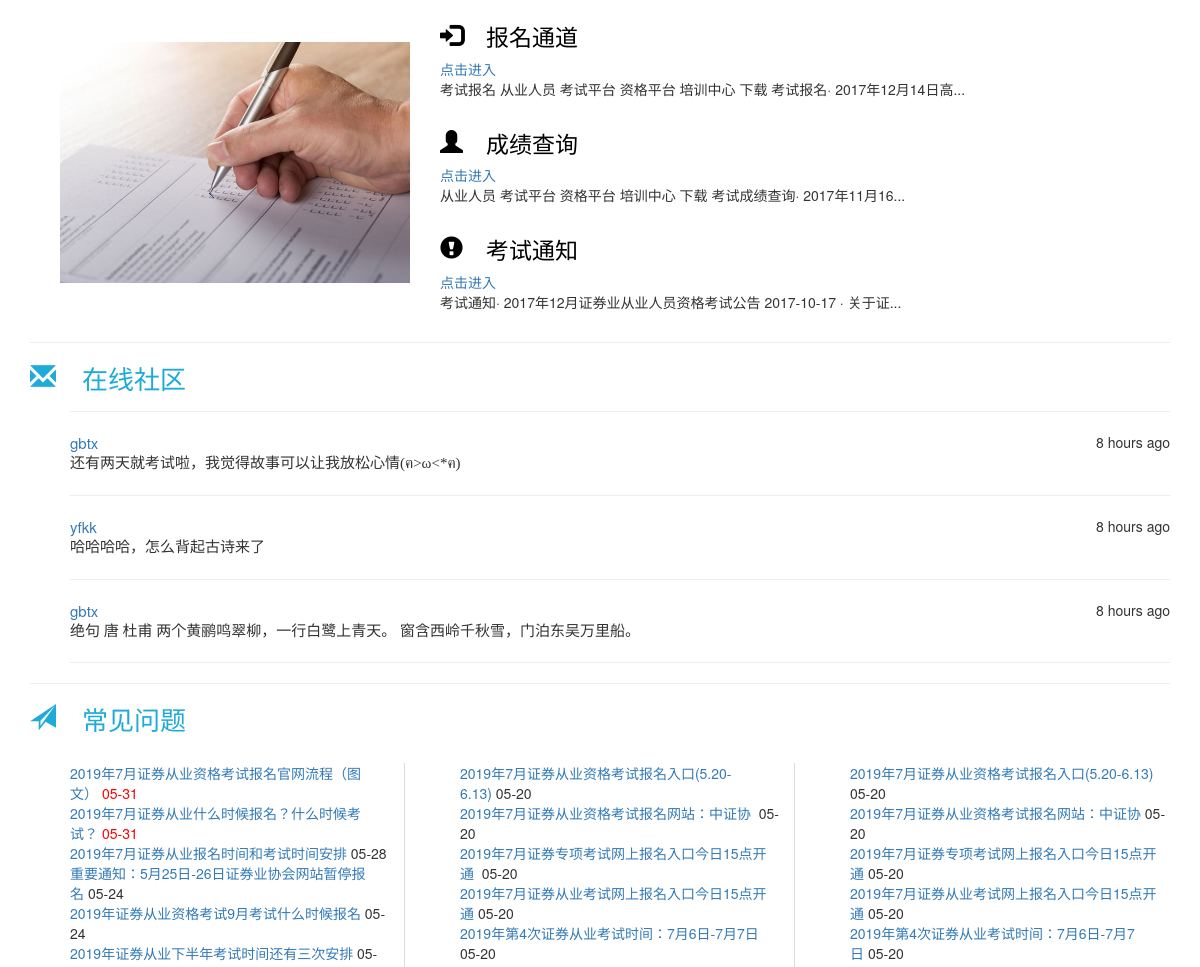
Before: / (middle part) with the older database file.
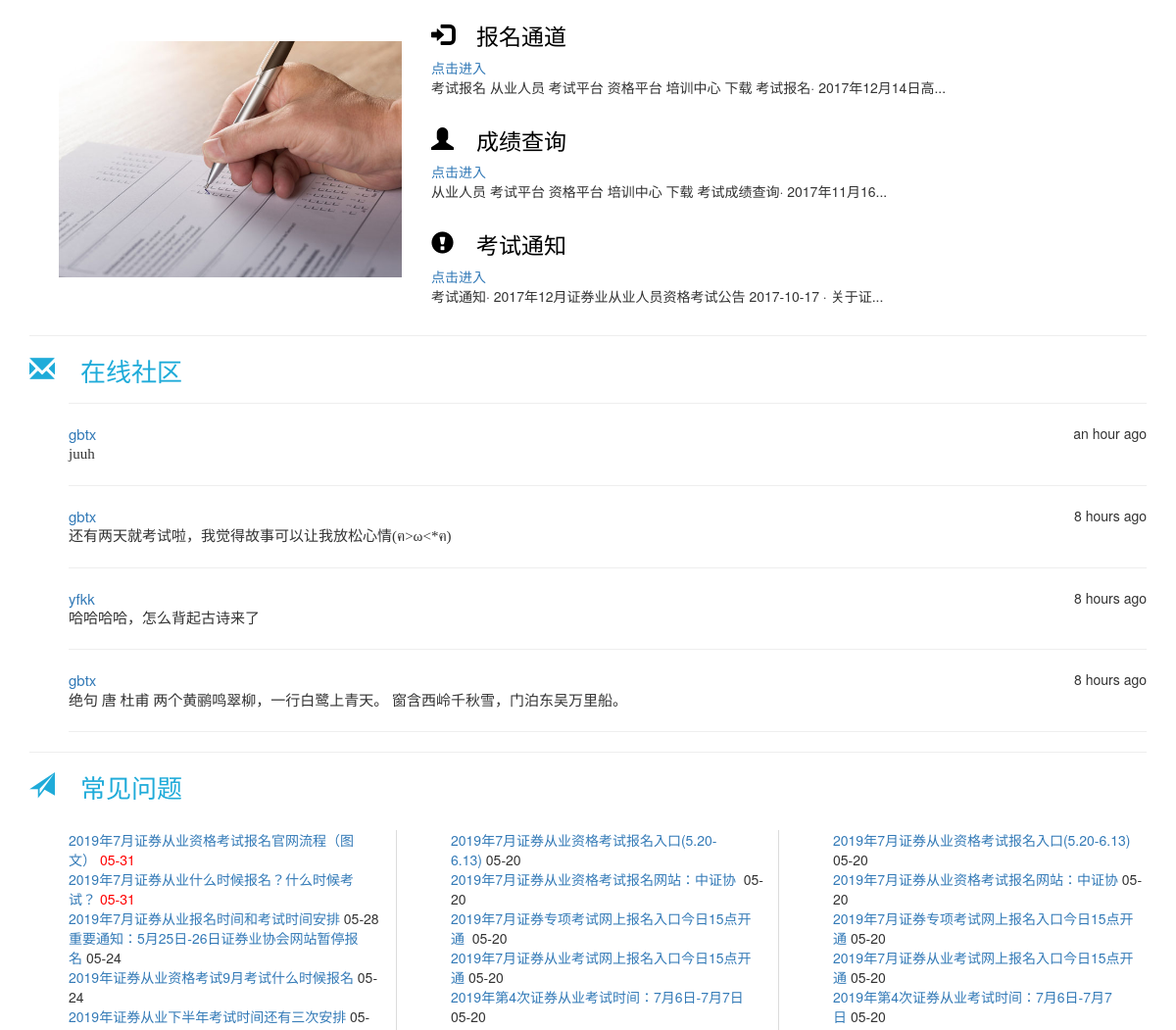
After: the same page with the newer database file.
### app.py (models this page shows, shortened)
class Post(db.Model):
    __tablename__ = 'posts'
    id = db.Column(db.Integer, primary_key=True)
    body = db.Column(db.Text)
    timestamp = db.Column(db.DateTime, index=True, default=datetime.utcnow)
    author_id = db.Column(db.Integer, db.ForeignKey('users.id'))

class User(UserMixin, db.Model):
    __tablename__ = 'users'
    id = db.Column(db.Integer, primary_key=True)
    email = db.Column(db.String(64), unique=True, index=True)
    username = db.Column(db.String(64), unique=True, index=True)
    role_id = db.Column(db.Integer, db.ForeignKey('roles.id'))
    password_hash = db.Column(db.String(128))
    posts = db.relationship('Post', backref='author', lazy='dynamic')
    @property
    def password(self):
        raise AttributeError('password is not a readable attribute')

### app.py (the view)
@app.route('/', methods=['GET', 'POST'])
def index():
    form = PostForm()
    if form.validate_on_submit():
        post = Post(body=form.body.data, author=current_user._get_current_object())
        db.session.add(post)
        db.session.commit()
        return redirect(url_for('.index'))
    posts = Post.query.order_by(Post.timestamp.desc()).all()
    return render_template('index.html', posts=posts, form=form, current_time=datetime.utcnow())

### templates/index.html (shortened to what the changed rows need)
{% extends "base.html" %}
{% import "bootstrap/wtf.html" as wtf %}
{% block head %}
    {{ super() }}
{% endblock %}
{% block page_content %}
    <link rel="stylesheet" href="/static/css/style.css">
    <section>
<ul class="posts">
    {% for post in posts %}
        <HR>
    <li class="post">
        <div class="post-author">
            <a href="{{ url_for('index')}}">{{ post.author.username }}</a>
            <span class="post-date">{{ moment(post.timestamp).fromNow() }}</span>
        </div>
        <div class="post-body">{{ post.body }}</div>
    </li>
    {% endfor %}
<HR>
</ul>
    </section>
{% endblock %}

Changed rows visible on the page:
added Post: author.username "gbtx", timestamp "an hour ago", body "juuh"
